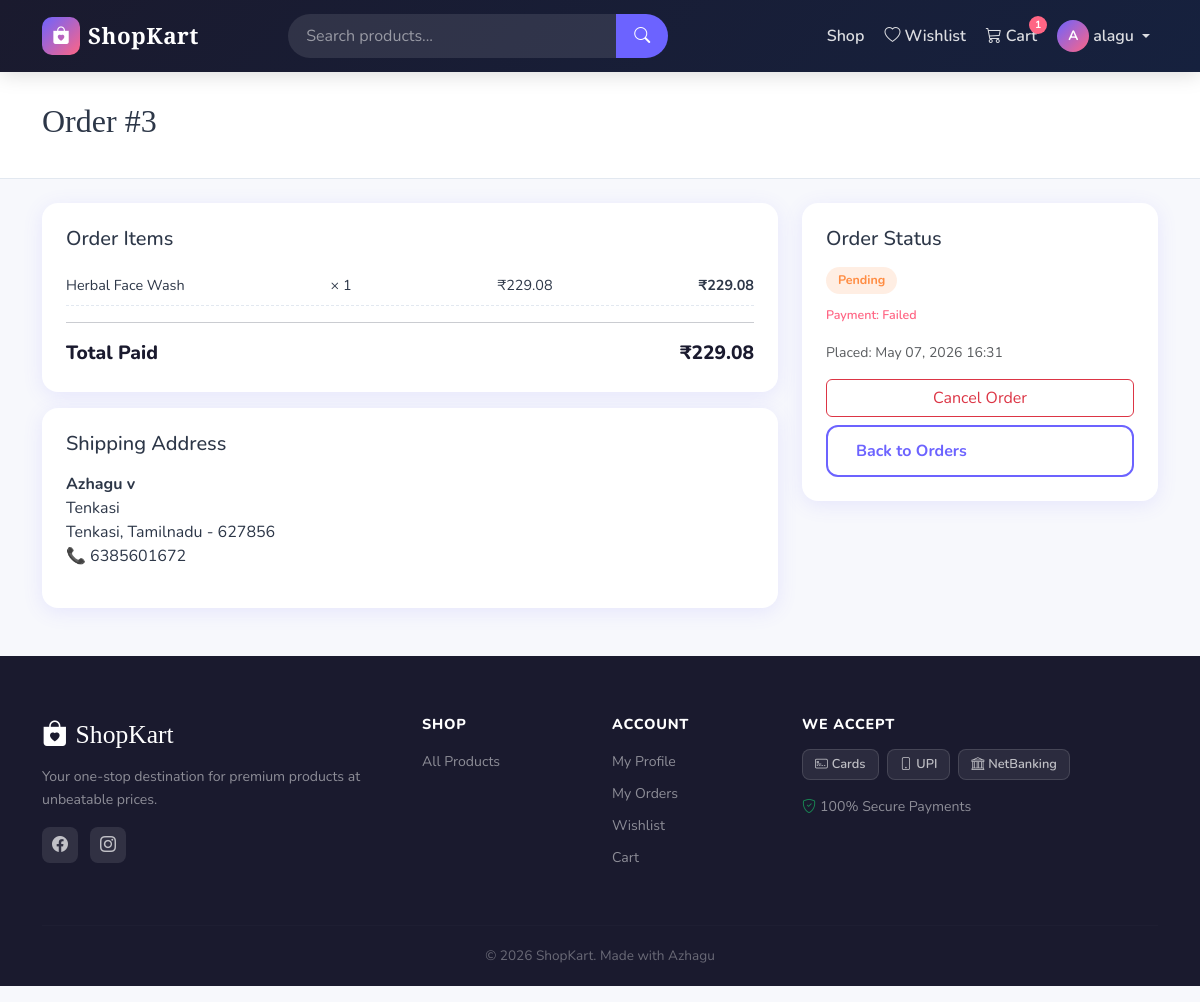
Screenshot of /orders/3/ (signed in) with the database file from the repository.
### orders/models.py (models this page shows, shortened)
class Order(models.Model):
    STATUS_CHOICES = [
        ('pending', 'Pending'),
        ('confirmed', 'Confirmed'),
        ('processing', 'Processing'),
        ('shipped', 'Shipped'),
        ('delivered', 'Delivered'),
        ('cancelled', 'Cancelled'),
    ]
    PAYMENT_STATUS = [
        ('pending', 'Pending'),
        ('paid', 'Paid'),
        ('failed', 'Failed'),
    ]
    user = models.ForeignKey(User, on_delete=models.CASCADE, related_name='orders')
    status = models.CharField(max_length=20, choices=STATUS_CHOICES, default='pending')
    payment_status = models.CharField(max_length=20, choices=PAYMENT_STATUS, default='pending')
    razorpay_order_id = models.CharField(max_length=200, blank=True)
    razorpay_payment_id = models.CharField(max_length=200, blank=True)
    total_amount = models.DecimalField(max_digits=10, decimal_places=2)
    discount_amount = models.DecimalField(max_digits=10, decimal_places=2, default=0)
    coupon_code = models.CharField(max_length=50, blank=True)
    full_name = models.CharField(max_length=200)
    email = models.EmailField()
    phone = models.CharField(max_length=15)
    address = models.TextField()
    city = models.CharField(max_length=100)
    state = models.CharField(max_length=100)
    pincode = models.CharField(max_length=10)
    created_at = models.DateTimeField(auto_now_add=True)
    updated_at = models.DateTimeField(auto_now=True)
    class Meta:
        ordering = ['-created_at']

class OrderItem(models.Model):
    order = models.ForeignKey(Order, on_delete=models.CASCADE, related_name='items')
    product = models.ForeignKey(Product, on_delete=models.SET_NULL, null=True)
    product_name = models.CharField(max_length=300)
    price = models.DecimalField(max_digits=10, decimal_places=2)
    quantity = models.PositiveIntegerField()
    def get_subtotal(self):
        return self.price * self.quantity

### orders/views.py (the view)
# urls.py: path('<int:order_id>/', views.order_detail_view, name='detail'),
@login_required
def order_detail_view(request, order_id):
    order = get_object_or_404(Order, id=order_id, user=request.user)
    return render(request, 'orders/detail.html', {'order': order})

### cart/context_processors.py (called while the page is built)
def cart_count(request):
    count = 0
    if request.user.is_authenticated:
        try:
            cart = Cart.objects.get(user=request.user)
            count = cart.items.count()
        except Cart.DoesNotExist:
            pass
    return {'cart_count': count}

### templates/orders/detail.html (shortened to what this page needs)
{% extends 'base.html' %}
{% block content %}
<div class="sk-page-header"><div class="container"><h1>Order #{{ order.id }}</h1></div></div>
<div class="container my-4">
  <div class="row g-4">
    <div class="col-md-8">
      <div class="sk-card">
        <h5 class="mb-3">Order Items</h5>
        {% for item in order.items.all %}
        <div class="sk-order-item-row">
          <span>{{ item.product_name }}</span>
          <span>× {{ item.quantity }}</span>
          <span>₹{{ item.price }}</span>
          <strong>₹{{ item.get_subtotal }}</strong>
        </div>
        {% endfor %}
        <hr>
        <div class="sk-summary-total"><span>Total Paid</span><span>₹{{ order.total_amount }}</span></div>
      </div>
      <div class="sk-card mt-3">
        <h5 class="mb-3">Shipping Address</h5>
        <p><strong>{{ order.full_name }}</strong><br>{{ order.address }}<br>{{ order.city }}, {{ order.state }} - {{ order.pincode }}<br>📞 {{ order.phone }}</p>
      </div>
    </div>
    <div class="col-md-4">
      <div class="sk-card">
        <h5 class="mb-3">Order Status</h5>
        <div class="mb-2"><span class="sk-status-badge sk-status-{{ order.status }}">{{ order.get_status_display }}</span></div>
        <div class="mb-3"><span class="sk-pay-status sk-pay-{{ order.payment_status }}">Payment: {{ order.get_payment_status_display }}</span></div>
        <p class="text-muted small">Placed: {{ order.created_at|date:"M d, Y H:i" }}</p>
        {% if order.status in 'pending confirmed' %}
        <a href="{% url 'orders:cancel' order.id %}" class="btn btn-outline-danger w-100" onclick="return confirm('Cancel this order?')">Cancel Order</a>
        {% endif %}
        <a href="{% url 'orders:list' %}" class="sk-btn-outline w-100 mt-2">Back to Orders</a>
      </div>
    </div>
  </div>
</div>
{% endblock %}

### templates/base.html (shortened to what this page needs)
{% load static %}
<!DOCTYPE html>
<html lang="en">
<head>
<link href="https://cdn.jsdelivr.net/npm/bootstrap@5.3.0/dist/css/bootstrap.min.css" rel="stylesheet">
<link href="https://cdn.jsdelivr.net/npm/bootstrap-icons@1.10.5/font/bootstrap-icons.css" rel="stylesheet">
<link href="{% static 'css/style.css' %}" rel="stylesheet">
</head>
<body>
<nav class="navbar navbar-expand-lg navbar-dark sk-navbar sticky-top">
  <div class="container">
    <a class="navbar-brand d-flex align-items-center gap-2" href="{% url 'products:home' %}">
      <div class="sk-logo-icon"><i class="bi bi-bag-heart-fill"></i></div>
      <span class="sk-logo-text">ShopKart</span>
    </a>
    <div class="collapse navbar-collapse" id="navMain">
      <form class="d-flex mx-auto sk-search-form" action="{% url 'products:list' %}" method="GET">
        <div class="input-group">
          <input class="form-control sk-search-input" type="search" name="q" placeholder="Search products..." value="{{ request.GET.q }}">
          <button class="btn sk-search-btn" type="submit"><i class="bi bi-search"></i></button>
        </div>
      </form>
      <ul class="navbar-nav ms-auto align-items-center gap-1">
        <li class="nav-item">
          <a class="nav-link" href="{% url 'products:list' %}">Shop</a>
        </li>
        {% if user.is_authenticated %}
        <li class="nav-item">
          <a class="nav-link" href="{% url 'products:wishlist' %}"><i class="bi bi-heart me-1"></i>Wishlist</a>
        </li>
        <li class="nav-item">
          <a class="nav-link position-relative" href="{% url 'cart:cart' %}">
            <i class="bi bi-cart3 me-1"></i>Cart
            {% if cart_count %}<span class="sk-badge">{{ cart_count }}</span>{% endif %}
          </a>
        </li>
        <li class="nav-item dropdown">
          <a class="nav-link dropdown-toggle d-flex align-items-center gap-1" href="#" data-bs-toggle="dropdown">
            <div class="sk-avatar">{{ user.username|first|upper }}</div>
            {{ user.first_name|default:user.username }}
          </a>
        </li>
        {% else %}
        <li class="nav-item"><a class="nav-link" href="{% url 'users:login' %}">Login</a></li>
        <li class="nav-item"><a class="btn sk-btn-nav ms-2" href="{% url 'users:register' %}">Register</a></li>
        {% endif %}
      </ul>
    </div>
  </div>
</nav>
<main>{% block content %}{% endblock %}</main>
<footer class="sk-footer mt-5">
  <div class="container">
    <div class="row g-4">
      <div class="col-md-4">
        <div class="sk-footer-brand"><i class="bi bi-bag-heart-fill me-2"></i>ShopKart</div>
        <p class="sk-footer-desc">Your one-stop destination for premium products at unbeatable prices.</p>
        <div class="sk-social-links">
          <a href="#"><i class="bi bi-facebook"></i></a>
          <a href="#"><i class="bi bi-instagram"></i></a>
        </div>
      </div>
      <div class="col-md-2">
        <h6 class="sk-footer-heading">Shop</h6>
        <ul class="sk-footer-links">
          <li><a href="{% url 'products:list' %}">All Products</a></li>
        </ul>
      </div>
      <div class="col-md-2">
        <h6 class="sk-footer-heading">Account</h6>
        <ul class="sk-footer-links">
          <li><a href="{% url 'users:profile' %}">My Profile</a></li>
          <li><a href="{% url 'orders:list' %}">My Orders</a></li>
          <li><a href="{% url 'products:wishlist' %}">Wishlist</a></li>
          <li><a href="{% url 'cart:cart' %}">Cart</a></li>
        </ul>
      </div>
      <div class="col-md-4">
        <h6 class="sk-footer-heading">We Accept</h6>
        <div class="sk-payment-icons">
          <span class="sk-pay-badge"><i class="bi bi-credit-card-2-front me-1"></i>Cards</span>
          <span class="sk-pay-badge"><i class="bi bi-phone me-1"></i>UPI</span>
          <span class="sk-pay-badge"><i class="bi bi-bank me-1"></i>NetBanking</span>
        </div>
        <p class="mt-3 small sk-footer-desc"><i class="bi bi-shield-check me-1 text-success"></i>100% Secure Payments</p>
      </div>
    </div>
    <hr class="sk-footer-hr">
    <p class="text-center sk-footer-copy">© 2026 ShopKart. Made with Azhagu</p>
  </div>
</footer>
</body>
</html>

### rows the page displays
Order: id "3", total_amount "229.08", full_name "Azhagu v", address "Tenkasi", city "Tenkasi", state "Tamilnadu", pincode "627856", phone "6385601672", status "Pending", payment_status "Failed", created_at "May 07, 2026 16:31"
OrderItem: product_name "Herbal Face Wash", quantity "1", price "229.08", get_subtotal "229.08"

### other values shown
{{ cart_count }} "1"
{{ user.username|first|upper }} "A"
{{ user.first_name|default:user.username }} "alagu"
